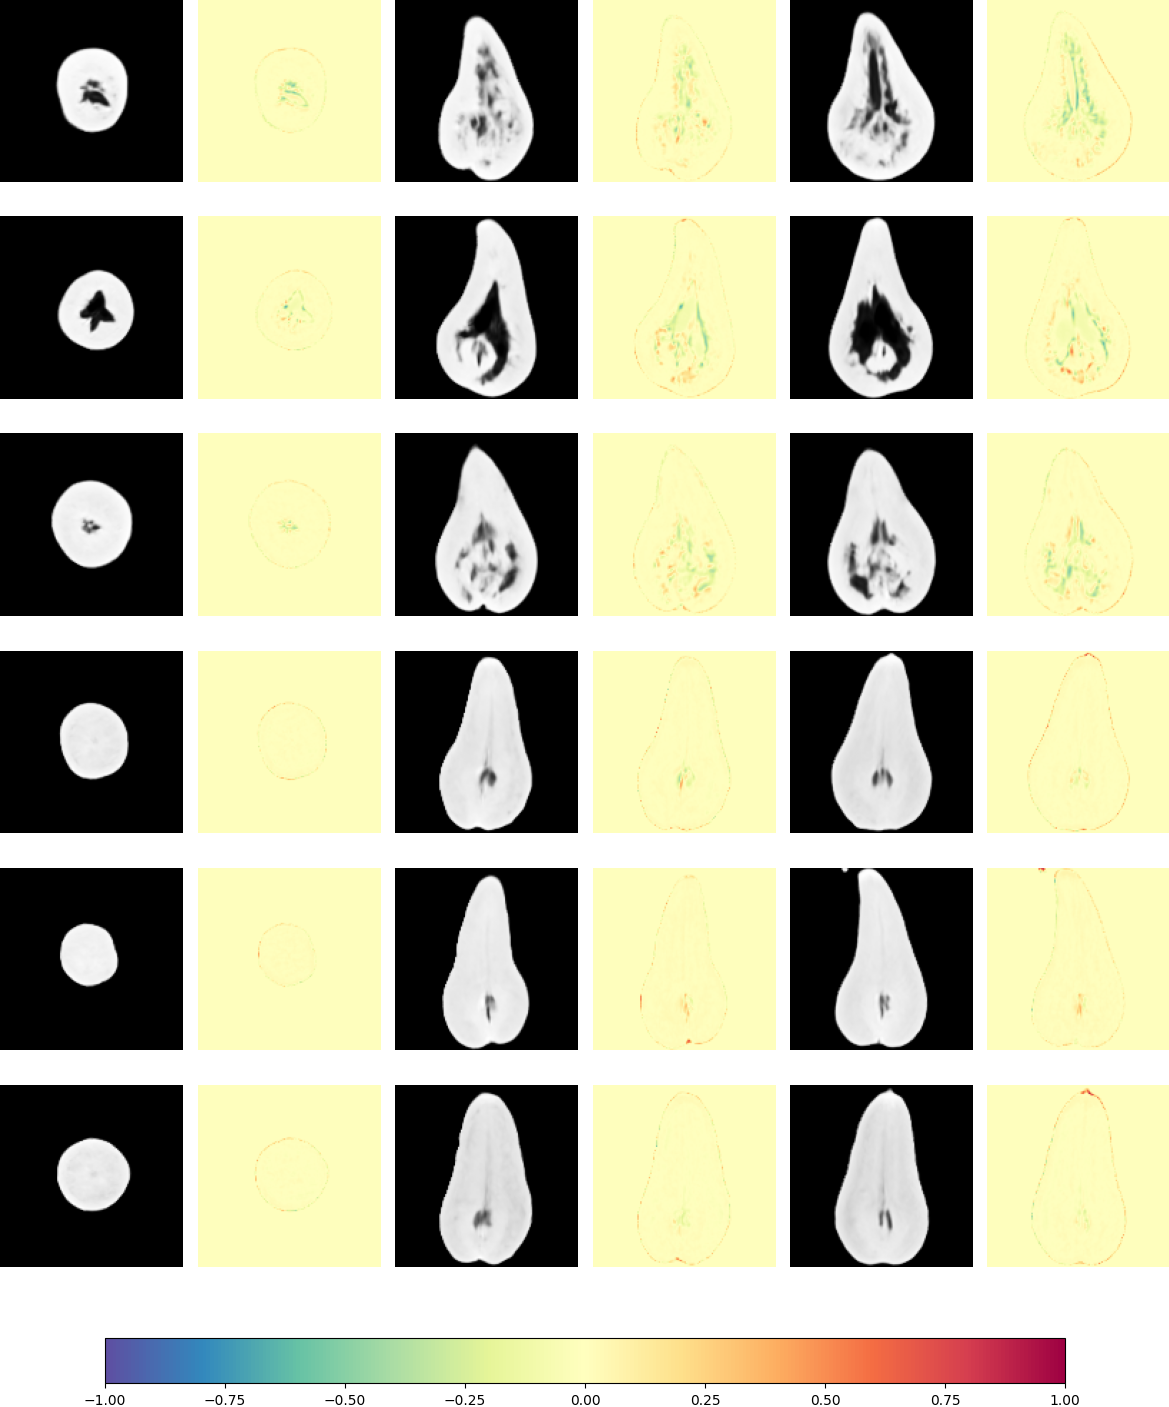

The Python source for this figure:
import torch
import os
import numpy as np
import nibabel as nib
from utils.load_models import load_vae
import matplotlib.pyplot as plt
from component import MedicalImageDataset
from torch.utils.data import DataLoader, random_split


def main(model_dir, healthy_dir, defective_dir, max_size=6, val_split=0.1):
    # load VAE
    vae, random_state = load_vae(model_dir, 'cpu', with_rand_state=True)
    vae.eval()
    for param in vae.parameters():
        param.requires_grad = False

    dataset = MedicalImageDataset(healthy_dir, defective_dir)
    generator = torch.Generator().manual_seed(random_state)
    _, val_dataset = random_split(dataset, [1 - val_split, val_split], generator=generator)
    val_loader = DataLoader(val_dataset, batch_size=1, shuffle=True)

    fig, axes = plt.subplots(nrows=max_size, ncols=6, figsize=(12, 15))
    num_healthy=0
    num_defective=0
    idx = 0
    with torch.no_grad():
        for data in val_loader:
            x_0, label = data
            if label == 0:
                num_healthy += 1
                if num_healthy > max_size / 2:
                    continue
            if label == 1:
                num_defective += 1
                if num_defective > max_size / 2:
                    continue
            idx += 1
            x_1, _, _ = vae(x_0)
            img_0 = x_0.squeeze().cpu().numpy()
            img_1 = x_1.squeeze().cpu().numpy()

            ax = axes[idx - 1, 0]
            ax.imshow(img_1[:, :, 64].T, cmap='gray', origin='lower')
            ax.axis('off')

            ax = axes[idx - 1, 1]
            im = ax.imshow(img_1[:, :, 64].T - img_0[:, :, 64].T, cmap='Spectral_r', vmin=-1, vmax=1, origin='lower')
            ax.axis('off')

            ax = axes[idx-1, 2]
            ax.imshow(img_1[:,64,:].T, cmap='gray', origin='lower')
            ax.axis('off')

            ax = axes[idx - 1, 3]
            ax.imshow(img_1[:,64,:].T-img_0[:,64,:].T,cmap='Spectral_r', vmin=-1, vmax=1, origin='lower')
            ax.axis('off')

            ax = axes[idx - 1, 4]
            ax.imshow(img_1[64,:, :].T, cmap='gray', origin='lower')
            ax.axis('off')

            ax = axes[idx - 1, 5]
            ax.imshow(img_1[64,:, :].T - img_0[64,:, :].T,cmap='Spectral_r', vmin=-1, vmax=1, origin='lower')
            ax.axis('off')



            if idx >= max_size:
                cbar_ax = fig.add_axes([0.1, 0.05, 0.8, 0.03])  # [left, bottom, width, height]
                fig.colorbar(im, cax=cbar_ax, orientation='horizontal')

                plt.tight_layout(rect=[0, 0.1, 1, 1])  # Leave space for colorbar
                plt.savefig("difference_map.png", bbox_inches='tight', pad_inches=0)
                break


if __name__ == "__main__":
    model_dir = r"J:\SET-Mebios_CFD-VIS-DI0327\HugoLi\PomestoreID\Pear\for_training\model\20250808-141953"
    healthy_dir = r"J:\SET-Mebios_CFD-VIS-DI0327\HugoLi\PomestoreID\Pear\for_training\healthy"
    defective_dir = r"J:\SET-Mebios_CFD-VIS-DI0327\HugoLi\PomestoreID\Pear\for_training\defective"

    main(model_dir, healthy_dir, defective_dir)